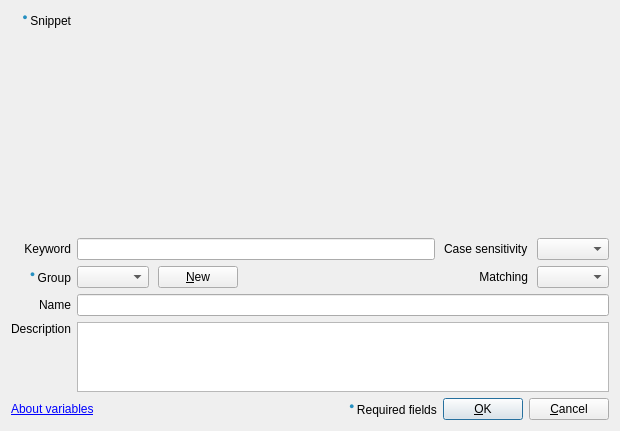
<?xml version="1.0" encoding="UTF-8"?>
<ui version="4.0">
 <class>ComboDialog</class>
 <widget class="QDialog" name="ComboDialog">
  <property name="geometry">
   <rect>
    <x>0</x>
    <y>0</y>
    <width>620</width>
    <height>431</height>
   </rect>
  </property>
  <property name="windowTitle">
   <string notr="true">#Dialog</string>
  </property>
  <layout class="QVBoxLayout" name="verticalLayout" stretch="1,0">
   <item>
    <layout class="QGridLayout" name="gridLayout" rowstretch="4,0,0,0,1">
     <item row="1" column="1">
      <layout class="QHBoxLayout" name="horizontalLayout_3" stretch="1,0,0">
       <property name="spacing">
        <number>9</number>
       </property>
       <item>
        <widget class="QLineEdit" name="editKeyword"/>
       </item>
       <item>
        <widget class="QLabel" name="labelCaseSensitivity">
         <property name="text">
          <string>Case sensitivity</string>
         </property>
        </widget>
       </item>
       <item>
        <widget class="QComboBox" name="comboCaseSensitivity"/>
       </item>
      </layout>
     </item>
     <item row="3" column="0">
      <widget class="QLabel" name="labelName">
       <property name="text">
        <string>&lt;html&gt;&lt;head/&gt;&lt;body&gt;&lt;p align=&quot;right&quot;&gt;Name&lt;/p&gt;&lt;/body&gt;&lt;/html&gt;</string>
       </property>
      </widget>
     </item>
     <item row="0" column="1">
      <widget class="ComboEditor" name="comboEditor" native="true">
       <property name="focusPolicy">
        <enum>Qt::StrongFocus</enum>
       </property>
      </widget>
     </item>
     <item row="4" column="0">
      <widget class="QLabel" name="labelName_2">
       <property name="text">
        <string>&lt;html&gt;&lt;head/&gt;&lt;body&gt;&lt;p align=&quot;right&quot;&gt;Description&lt;/p&gt;&lt;/body&gt;&lt;/html&gt;</string>
       </property>
       <property name="alignment">
        <set>Qt::AlignLeading|Qt::AlignLeft|Qt::AlignTop</set>
       </property>
      </widget>
     </item>
     <item row="2" column="0">
      <widget class="QLabel" name="labelGroup">
       <property name="text">
        <string>&lt;html&gt;&lt;head/&gt;&lt;body&gt;&lt;p&gt;&lt;span style=&quot; font-size:11pt; color:#258fc0; vertical-align:super;&quot;&gt;● &lt;/span&gt;Group&lt;/p&gt;&lt;/body&gt;&lt;/html&gt;</string>
       </property>
       <property name="alignment">
        <set>Qt::AlignRight|Qt::AlignTrailing|Qt::AlignVCenter</set>
       </property>
      </widget>
     </item>
     <item row="2" column="1">
      <layout class="QHBoxLayout" name="horizontalLayout">
       <property name="spacing">
        <number>9</number>
       </property>
       <item>
        <widget class="GroupComboBox" name="comboGroup">
         <property name="sizeAdjustPolicy">
          <enum>QComboBox::AdjustToContents</enum>
         </property>
        </widget>
       </item>
       <item>
        <widget class="QPushButton" name="buttonNewGroup">
         <property name="text">
          <string>&amp;New</string>
         </property>
        </widget>
       </item>
       <item>
        <spacer name="horizontalSpacer_2">
         <property name="orientation">
          <enum>Qt::Horizontal</enum>
         </property>
         <property name="sizeHint" stdset="0">
          <size>
           <width>40</width>
           <height>20</height>
          </size>
         </property>
        </spacer>
       </item>
       <item>
        <widget class="QLabel" name="labelMatching">
         <property name="text">
          <string>Matching</string>
         </property>
         <property name="alignment">
          <set>Qt::AlignRight|Qt::AlignTrailing|Qt::AlignVCenter</set>
         </property>
        </widget>
       </item>
       <item>
        <widget class="QComboBox" name="comboMatching">
         <property name="sizeAdjustPolicy">
          <enum>QComboBox::AdjustToContents</enum>
         </property>
        </widget>
       </item>
      </layout>
     </item>
     <item row="4" column="1">
      <widget class="QPlainTextEdit" name="editDescription">
       <property name="tabChangesFocus">
        <bool>true</bool>
       </property>
      </widget>
     </item>
     <item row="3" column="1">
      <widget class="QLineEdit" name="editName"/>
     </item>
     <item row="0" column="0">
      <widget class="QLabel" name="labelSnippet">
       <property name="text">
        <string>&lt;html&gt;&lt;head/&gt;&lt;body&gt;&lt;p align=&quot;right&quot;&gt;&lt;span style=&quot; font-size:11pt; color:#258fc0; vertical-align:super;&quot;&gt;● &lt;/span&gt;Snippet&lt;/p&gt;&lt;/body&gt;&lt;/html&gt;</string>
       </property>
       <property name="alignment">
        <set>Qt::AlignRight|Qt::AlignTop|Qt::AlignTrailing</set>
       </property>
      </widget>
     </item>
     <item row="1" column="0">
      <widget class="QLabel" name="labelKeyword">
       <property name="text">
        <string>&lt;html&gt;&lt;head/&gt;&lt;body&gt;&lt;p align=&quot;right&quot;&gt;Keyword&lt;/p&gt;&lt;/body&gt;&lt;/html&gt;</string>
       </property>
      </widget>
     </item>
    </layout>
   </item>
   <item>
    <layout class="QHBoxLayout" name="spacer_2">
     <property name="spacing">
      <number>6</number>
     </property>
     <property name="leftMargin">
      <number>0</number>
     </property>
     <property name="topMargin">
      <number>0</number>
     </property>
     <property name="rightMargin">
      <number>0</number>
     </property>
     <property name="bottomMargin">
      <number>0</number>
     </property>
     <item>
      <widget class="QLabel" name="labelVariables">
       <property name="text">
        <string notr="true">&lt;html&gt;&lt;head/&gt;&lt;body&gt;&lt;p&gt;&lt;a href=&quot;https://github.com/CanScribe/Abbrevio/wiki/Variables&quot;&gt;&lt;span style=&quot; text-decoration: underline; color:#%1;&quot;&gt;About variables&lt;/span&gt;&lt;/a&gt;&lt;/p&gt;&lt;/body&gt;&lt;/html&gt;</string>
       </property>
       <property name="openExternalLinks">
        <bool>true</bool>
       </property>
      </widget>
     </item>
     <item>
      <spacer name="spacer">
       <property name="orientation">
        <enum>Qt::Horizontal</enum>
       </property>
       <property name="sizeHint" stdset="0">
        <size>
         <width>131</width>
         <height>5</height>
        </size>
       </property>
      </spacer>
     </item>
     <item>
      <widget class="QLabel" name="labelRequiredFields">
       <property name="text">
        <string>&lt;html&gt;&lt;head/&gt;&lt;body&gt;&lt;p&gt;&lt;span style=&quot; font-size:11pt; color:#258fc0; vertical-align:super;&quot;&gt;● &lt;/span&gt;Required fields&lt;/p&gt;&lt;/body&gt;&lt;/html&gt;</string>
       </property>
      </widget>
     </item>
     <item>
      <widget class="QPushButton" name="buttonOk">
       <property name="text">
        <string>&amp;OK</string>
       </property>
       <property name="default">
        <bool>true</bool>
       </property>
      </widget>
     </item>
     <item>
      <widget class="QPushButton" name="buttonCancel">
       <property name="text">
        <string>&amp;Cancel</string>
       </property>
      </widget>
     </item>
    </layout>
   </item>
  </layout>
 </widget>
 <customwidgets>
  <customwidget>
   <class>GroupComboBox</class>
   <extends>QComboBox</extends>
   <header>Group/GroupComboBox.h</header>
  </customwidget>
  <customwidget>
   <class>ComboEditor</class>
   <extends>QWidget</extends>
   <header>Combo/ComboEditor.h</header>
   <container>1</container>
  </customwidget>
 </customwidgets>
 <tabstops>
  <tabstop>comboEditor</tabstop>
  <tabstop>editKeyword</tabstop>
  <tabstop>comboCaseSensitivity</tabstop>
  <tabstop>comboGroup</tabstop>
  <tabstop>buttonNewGroup</tabstop>
  <tabstop>comboMatching</tabstop>
  <tabstop>editName</tabstop>
  <tabstop>editDescription</tabstop>
  <tabstop>buttonOk</tabstop>
  <tabstop>buttonCancel</tabstop>
 </tabstops>
 <resources/>
 <connections/>
</ui>
